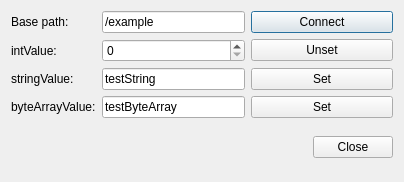
<?xml version="1.0" encoding="UTF-8"?>
<ui version="4.0">
 <class>PublisherDialog</class>
 <widget class="QDialog" name="PublisherDialog">
  <property name="geometry">
   <rect>
    <x>0</x>
    <y>0</y>
    <width>404</width>
    <height>182</height>
   </rect>
  </property>
  <property name="windowTitle">
   <string>Publisher</string>
  </property>
  <layout class="QGridLayout" name="gridLayout">
   <item row="0" column="0">
    <widget class="QLabel" name="label">
     <property name="sizePolicy">
      <sizepolicy hsizetype="Minimum" vsizetype="Preferred">
       <horstretch>0</horstretch>
       <verstretch>0</verstretch>
      </sizepolicy>
     </property>
     <property name="text">
      <string>Base path:</string>
     </property>
     <property name="buddy">
      <cstring>basePath</cstring>
     </property>
    </widget>
   </item>
   <item row="0" column="1">
    <widget class="QLineEdit" name="basePath">
     <property name="sizePolicy">
      <sizepolicy hsizetype="Expanding" vsizetype="Fixed">
       <horstretch>0</horstretch>
       <verstretch>0</verstretch>
      </sizepolicy>
     </property>
     <property name="text">
      <string>/example</string>
     </property>
    </widget>
   </item>
   <item row="2" column="0">
    <widget class="QLabel" name="label_2">
     <property name="sizePolicy">
      <sizepolicy hsizetype="Minimum" vsizetype="Preferred">
       <horstretch>0</horstretch>
       <verstretch>0</verstretch>
      </sizepolicy>
     </property>
     <property name="text">
      <string>intValue:</string>
     </property>
     <property name="buddy">
      <cstring>intValue</cstring>
     </property>
    </widget>
   </item>
   <item row="2" column="1">
    <widget class="QSpinBox" name="intValue">
     <property name="sizePolicy">
      <sizepolicy hsizetype="Expanding" vsizetype="Fixed">
       <horstretch>0</horstretch>
       <verstretch>0</verstretch>
      </sizepolicy>
     </property>
    </widget>
   </item>
   <item row="4" column="0">
    <widget class="QLabel" name="label_3">
     <property name="sizePolicy">
      <sizepolicy hsizetype="Minimum" vsizetype="Preferred">
       <horstretch>0</horstretch>
       <verstretch>0</verstretch>
      </sizepolicy>
     </property>
     <property name="text">
      <string>stringValue:</string>
     </property>
     <property name="buddy">
      <cstring>stringValue</cstring>
     </property>
    </widget>
   </item>
   <item row="4" column="1">
    <widget class="QLineEdit" name="stringValue">
     <property name="sizePolicy">
      <sizepolicy hsizetype="Expanding" vsizetype="Fixed">
       <horstretch>0</horstretch>
       <verstretch>0</verstretch>
      </sizepolicy>
     </property>
     <property name="text">
      <string>testString</string>
     </property>
    </widget>
   </item>
   <item row="6" column="0">
    <widget class="QLabel" name="label_4">
     <property name="sizePolicy">
      <sizepolicy hsizetype="Minimum" vsizetype="Preferred">
       <horstretch>0</horstretch>
       <verstretch>0</verstretch>
      </sizepolicy>
     </property>
     <property name="text">
      <string>byteArrayValue:</string>
     </property>
    </widget>
   </item>
   <item row="6" column="1">
    <widget class="QLineEdit" name="byteArrayValue">
     <property name="sizePolicy">
      <sizepolicy hsizetype="Expanding" vsizetype="Fixed">
       <horstretch>0</horstretch>
       <verstretch>0</verstretch>
      </sizepolicy>
     </property>
     <property name="text">
      <string>testByteArray</string>
     </property>
    </widget>
   </item>
   <item row="8" column="0" colspan="2">
    <spacer name="verticalSpacer">
     <property name="orientation">
      <enum>Qt::Vertical</enum>
     </property>
     <property name="sizeHint" stdset="0">
      <size>
       <width>20</width>
       <height>196</height>
      </size>
     </property>
    </spacer>
   </item>
   <item row="0" column="2">
    <widget class="QPushButton" name="connectButton">
     <property name="sizePolicy">
      <sizepolicy hsizetype="Minimum" vsizetype="Fixed">
       <horstretch>0</horstretch>
       <verstretch>0</verstretch>
      </sizepolicy>
     </property>
     <property name="text">
      <string>Connect</string>
     </property>
    </widget>
   </item>
   <item row="2" column="2">
    <widget class="QPushButton" name="unsetIntButton">
     <property name="sizePolicy">
      <sizepolicy hsizetype="Minimum" vsizetype="Fixed">
       <horstretch>0</horstretch>
       <verstretch>0</verstretch>
      </sizepolicy>
     </property>
     <property name="text">
      <string>Unset</string>
     </property>
    </widget>
   </item>
   <item row="4" column="2">
    <widget class="QPushButton" name="setStringButton">
     <property name="sizePolicy">
      <sizepolicy hsizetype="Minimum" vsizetype="Fixed">
       <horstretch>0</horstretch>
       <verstretch>0</verstretch>
      </sizepolicy>
     </property>
     <property name="text">
      <string>Set</string>
     </property>
    </widget>
   </item>
   <item row="6" column="2">
    <widget class="QPushButton" name="setByteArrayButton">
     <property name="sizePolicy">
      <sizepolicy hsizetype="Minimum" vsizetype="Fixed">
       <horstretch>0</horstretch>
       <verstretch>0</verstretch>
      </sizepolicy>
     </property>
     <property name="text">
      <string>Set</string>
     </property>
    </widget>
   </item>
   <item row="8" column="2">
    <widget class="QDialogButtonBox" name="buttonBox">
     <property name="orientation">
      <enum>Qt::Horizontal</enum>
     </property>
     <property name="standardButtons">
      <set>QDialogButtonBox::Close</set>
     </property>
    </widget>
   </item>
  </layout>
 </widget>
 <resources/>
 <connections>
  <connection>
   <sender>buttonBox</sender>
   <signal>accepted()</signal>
   <receiver>PublisherDialog</receiver>
   <slot>accept()</slot>
   <hints>
    <hint type="sourcelabel">
     <x>248</x>
     <y>254</y>
    </hint>
    <hint type="destinationlabel">
     <x>157</x>
     <y>274</y>
    </hint>
   </hints>
  </connection>
  <connection>
   <sender>buttonBox</sender>
   <signal>rejected()</signal>
   <receiver>PublisherDialog</receiver>
   <slot>reject()</slot>
   <hints>
    <hint type="sourcelabel">
     <x>316</x>
     <y>260</y>
    </hint>
    <hint type="destinationlabel">
     <x>286</x>
     <y>274</y>
    </hint>
   </hints>
  </connection>
 </connections>
</ui>
